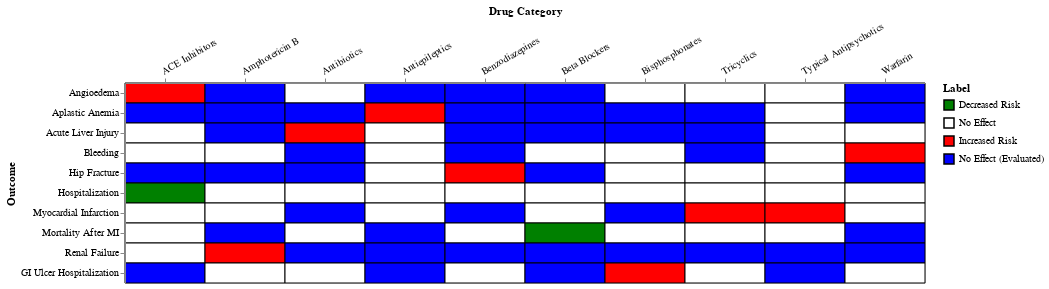

Notebook source saved alongside this figure:
### Code cell
plot_interactions(omop_table, save_to="img/omop_ground_truth.pdf")

### Figure 1 — Vega-Lite specification as saved in the notebook (floating-point values rounded to 4 significant figures)
{"config": {"view": {"continuousWidth": 300, "continuousHeight": 300}, "axisX": {"labelAngle": -30, "orient": "top"}}, "data": {"name": "data-bb0669aeae1eff2b488744c5b2dea77a"}, "mark": {"type": "rect", "stroke": "black"}, "encoding": {"color": {"field": "Label", "scale": {"domain": ["Decreased Risk", "No Effect", "Increased Risk", "No Effect (Evaluated)"], "range": ["green", "white", "red", "blue"]}, "type": "nominal"}, "x": {"field": "Drug Category", "sort": ["ACE Inhibitors", "Amphotericin B", "Antibiotics", "Antiepileptics", "Benzodiazepines", "Beta Blockers", "Bisphosphonates", "Tricyclics", "Typical Antipsychotics", "Warfarin"], "type": "nominal"}, "y": {"field": "Condition", "sort": ["Angioedema", "Aplastic Anemia", "Acute Liver Injury", "Bleeding", "Hip Fracture", "Hospitalization", "Myocardial Infarction", "Mortality After MI", "Renal Failure", "GI Ulcer Hospitalization"], "title": "Outcome", "type": "nominal"}}, "height": 200, "width": 800, "$schema": "https://vega.github.io/schema/vega-lite/v5.17.0.json", "datasets": {"data-bb0669aeae1eff2b488744c5b2dea77a": [{"Drug Category": "ACE Inhibitors", "Condition": "Angioedema", "Label": "Increased Risk"}, {"Drug Category": "ACE Inhibitors", "Condition": "Aplastic Anemia", "Label": "No Effect (Evaluated)"}, {"Drug Category": "ACE Inhibitors", "Condition": "Acute Liver Injury", "Label": "No Effect"}, {"Drug Category": "ACE Inhibitors", "Condition": "Bleeding", "Label": "No Effect"}, {"Drug Category": "ACE Inhibitors", "Condition": "Hip Fracture", "Label": "No Effect (Evaluated)"}, {"Drug Category": "ACE Inhibitors", "Condition": "Hospitalization", "Label": "Decreased Risk"}, {"Drug Category": "ACE Inhibitors", "Condition": "Myocardial Infarction", "Label": "No Effect"}, {"Drug Category": "ACE Inhibitors", "Condition": "Mortality After MI", "Label": "No Effect"}, {"Drug Category": "ACE Inhibitors", "Condition": "Renal Failure", "Label": "No Effect"}, {"Drug Category": "ACE Inhibitors", "Condition": "GI Ulcer Hospitalization", "Label": "No Effect (Evaluated)"}, {"Drug Category": "Amphotericin B", "Condition": "Angioedema", "Label": "No Effect (Evaluated)"}, {"Drug Category": "Amphotericin B", "Condition": "Aplastic Anemia", "Label": "No Effect (Evaluated)"}, {"Drug Category": "Amphotericin B", "Condition": "Acute Liver Injury", "Label": "No Effect (Evaluated)"}, {"Drug Category": "Amphotericin B", "Condition": "Bleeding", "Label": "No Effect"}, {"Drug Category": "Amphotericin B", "Condition": "Hip Fracture", "Label": "No Effect (Evaluated)"}, {"Drug Category": "Amphotericin B", "Condition": "Hospitalization", "Label": "No Effect"}, {"Drug Category": "Amphotericin B", "Condition": "Myocardial Infarction", "Label": "No Effect"}, {"Drug Category": "Amphotericin B", "Condition": "Mortality After MI", "Label": "No Effect (Evaluated)"}, {"Drug Category": "Amphotericin B", "Condition": "Renal Failure", "Label": "Increased Risk"}, {"Drug Category": "Amphotericin B", "Condition": "GI Ulcer Hospitalization", "Label": "No Effect"}, {"Drug Category": "Antibiotics", "Condition": "Angioedema", "Label": "No Effect"}, {"Drug Category": "Antibiotics", "Condition": "Aplastic Anemia", "Label": "No Effect (Evaluated)"}, {"Drug Category": "Antibiotics", "Condition": "Acute Liver Injury", "Label": "Increased Risk"}, {"Drug Category": "Antibiotics", "Condition": "Bleeding", "Label": "No Effect (Evaluated)"}, {"Drug Category": "Antibiotics", "Condition": "Hip Fracture", "Label": "No Effect (Evaluated)"}, {"Drug Category": "Antibiotics", "Condition": "Hospitalization", "Label": "No Effect"}, {"Drug Category": "Antibiotics", "Condition": "Myocardial Infarction", "Label": "No Effect (Evaluated)"}, {"Drug Category": "Antibiotics", "Condition": "Mortality After MI", "Label": "No Effect"}, {"Drug Category": "Antibiotics", "Condition": "Renal Failure", "Label": "No Effect (Evaluated)"}, {"Drug Category": "Antibiotics", "Condition": "GI Ulcer Hospitalization", "Label": "No Effect"}, {"Drug Category": "Antiepileptics", "Condition": "Angioedema", "Label": "No Effect (Evaluated)"}, {"Drug Category": "Antiepileptics", "Condition": "Aplastic Anemia", "Label": "Increased Risk"}, {"Drug Category": "Antiepileptics", "Condition": "Acute Liver Injury", "Label": "No Effect"}, {"Drug Category": "Antiepileptics", "Condition": "Bleeding", "Label": "No Effect"}, {"Drug Category": "Antiepileptics", "Condition": "Hip Fracture", "Label": "No Effect"}, {"Drug Category": "Antiepileptics", "Condition": "Hospitalization", "Label": "No Effect"}, {"Drug Category": "Antiepileptics", "Condition": "Myocardial Infarction", "Label": "No Effect"}, {"Drug Category": "Antiepileptics", "Condition": "Mortality After MI", "Label": "No Effect (Evaluated)"}, {"Drug Category": "Antiepileptics", "Condition": "Renal Failure", "Label": "No Effect (Evaluated)"}, {"Drug Category": "Antiepileptics", "Condition": "GI Ulcer Hospitalization", "Label": "No Effect (Evaluated)"}, {"Drug Category": "Benzodiazepines", "Condition": "Angioedema", "Label": "No Effect (Evaluated)"}, {"Drug Category": "Benzodiazepines", "Condition": "Aplastic Anemia", "Label": "No Effect (Evaluated)"}, {"Drug Category": "Benzodiazepines", "Condition": "Acute Liver Injury", "Label": "No Effect (Evaluated)"}, {"Drug Category": "Benzodiazepines", "Condition": "Bleeding", "Label": "No Effect (Evaluated)"}, {"Drug Category": "Benzodiazepines", "Condition": "Hip Fracture", "Label": "Increased Risk"}, {"Drug Category": "Benzodiazepines", "Condition": "Hospitalization", "Label": "No Effect"}, {"Drug Category": "Benzodiazepines", "Condition": "Myocardial Infarction", "Label": "No Effect (Evaluated)"}, {"Drug Category": "Benzodiazepines", "Condition": "Mortality After MI", "Label": "No Effect"}, {"Drug Category": "Benzodiazepines", "Condition": "Renal Failure", "Label": "No Effect (Evaluated)"}, {"Drug Category": "Benzodiazepines", "Condition": "GI Ulcer Hospitalization", "Label": "No Effect"}, {"Drug Category": "Beta Blockers", "Condition": "Angioedema", "Label": "No Effect (Evaluated)"}, {"Drug Category": "Beta Blockers", "Condition": "Aplastic Anemia", "Label": "No Effect (Evaluated)"}, {"Drug Category": "Beta Blockers", "Condition": "Acute Liver Injury", "Label": "No Effect (Evaluated)"}, {"Drug Category": "Beta Blockers", "Condition": "Bleeding", "Label": "No Effect"}, {"Drug Category": "Beta Blockers", "Condition": "Hip Fracture", "Label": "No Effect (Evaluated)"}, {"Drug Category": "Beta Blockers", "Condition": "Hospitalization", "Label": "No Effect"}, {"Drug Category": "Beta Blockers", "Condition": "Myocardial Infarction", "Label": "No Effect"}, {"Drug Category": "Beta Blockers", "Condition": "Mortality After MI", "Label": "Decreased Risk"}, {"Drug Category": "Beta Blockers", "Condition": "Renal Failure", "Label": "No Effect (Evaluated)"}, {"Drug Category": "Beta Blockers", "Condition": "GI Ulcer Hospitalization", "Label": "No Effect (Evaluated)"}, {"Drug Category": "Bisphosphonates", "Condition": "Angioedema", "Label": "No Effect"}, {"Drug Category": "Bisphosphonates", "Condition": "Aplastic Anemia", "Label": "No Effect (Evaluated)"}, {"Drug Category": "Bisphosphonates", "Condition": "Acute Liver Injury", "Label": "No Effect (Evaluated)"}, {"Drug Category": "Bisphosphonates", "Condition": "Bleeding", "Label": "No Effect"}, {"Drug Category": "Bisphosphonates", "Condition": "Hip Fracture", "Label": "No Effect"}, {"Drug Category": "Bisphosphonates", "Condition": "Hospitalization", "Label": "No Effect"}, {"Drug Category": "Bisphosphonates", "Condition": "Myocardial Infarction", "Label": "No Effect (Evaluated)"}, {"Drug Category": "Bisphosphonates", "Condition": "Mortality After MI", "Label": "No Effect"}, {"Drug Category": "Bisphosphonates", "Condition": "Renal Failure", "Label": "No Effect (Evaluated)"}, {"Drug Category": "Bisphosphonates", "Condition": "GI Ulcer Hospitalization", "Label": "Increased Risk"}, {"Drug Category": "Tricyclics", "Condition": "Angioedema", "Label": "No Effect"}, {"Drug Category": "Tricyclics", "Condition": "Aplastic Anemia", "Label": "No Effect (Evaluated)"}, {"Drug Category": "Tricyclics", "Condition": "Acute Liver Injury", "Label": "No Effect (Evaluated)"}, {"Drug Category": "Tricyclics", "Condition": "Bleeding", "Label": "No Effect (Evaluated)"}, {"Drug Category": "Tricyclics", "Condition": "Hip Fracture", "Label": "No Effect"}, {"Drug Category": "Tricyclics", "Condition": "Hospitalization", "Label": "No Effect"}, {"Drug Category": "Tricyclics", "Condition": "Myocardial Infarction", "Label": "Increased Risk"}, {"Drug Category": "Tricyclics", "Condition": "Mortality After MI", "Label": "No Effect"}, {"Drug Category": "Tricyclics", "Condition": "Renal Failure", "Label": "No Effect (Evaluated)"}, {"Drug Category": "Tricyclics", "Condition": "GI Ulcer Hospitalization", "Label": "No Effect"}, {"Drug Category": "Typical Antipsychotics", "Condition": "Angioedema", "Label": "No Effect"}, {"Drug Category": "Typical Antipsychotics", "Condition": "Aplastic Anemia", "Label": "No Effect"}, {"Drug Category": "Typical Antipsychotics", "Condition": "Acute Liver Injury", "Label": "No Effect"}, {"Drug Category": "Typical Antipsychotics", "Condition": "Bleeding", "Label": "No Effect"}, {"Drug Category": "Typical Antipsychotics", "Condition": "Hip Fracture", "Label": "No Effect"}, {"Drug Category": "Typical Antipsychotics", "Condition": "Hospitalization", "Label": "No Effect"}, {"Drug Category": "Typical Antipsychotics", "Condition": "Myocardial Infarction", "Label": "Increased Risk"}, {"Drug Category": "Typical Antipsychotics", "Condition": "Mortality After MI", "Label": "No Effect"}, {"Drug Category": "Typical Antipsychotics", "Condition": "Renal Failure", "Label": "No Effect (Evaluated)"}, {"Drug Category": "Typical Antipsychotics", "Condition": "GI Ulcer Hospitalization", "Label": "No Effect (Evaluated)"}, {"Drug Category": "Warfarin", "Condition": "Angioedema", "Label": "No Effect (Evaluated)"}, {"Drug Category": "Warfarin", "Condition": "Aplastic Anemia", "Label": "No Effect (Evaluated)"}, {"Drug Category": "Warfarin", "Condition": "Acute Liver Injury", "Label": "No Effect"}, {"Drug Category": "Warfarin", "Condition": "Bleeding", "Label": "Increased Risk"}, {"Drug Category": "Warfarin", "Condition": "Hip Fracture", "Label": "No Effect (Evaluated)"}, {"Drug Category": "Warfarin", "Condition": "Hospitalization", "Label": "No Effect"}, {"Drug Category": "Warfarin", "Condition": "Myocardial Infarction", "Label": "No Effect"}, {"Drug Category": "Warfarin", "Condition": "Mortality After MI", "Label": "No Effect (Evaluated)"}, {"Drug Category": "Warfarin", "Condition": "Renal Failure", "Label": "No Effect (Evaluated)"}, {"Drug Category": "Warfarin", "Condition": "GI Ulcer Hospitalization", "Label": "No Effect"}]}}
